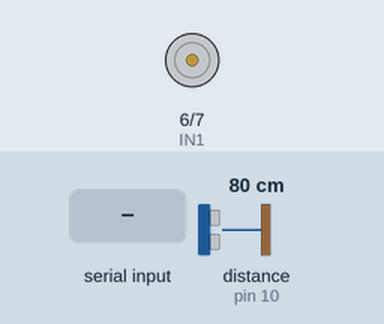
Recording of a sketch running on a simulated Arduino Uno, built with avr-gcc and run on an emulated ATmega328P. Shown: motor-driver pin pairs drawn as motors (green arrow = first pin HIGH = forward, orange = second pin HIGH = backward, longer = more drive, scaled by the enable pin). Wiring (inferred from the names in the program): ultrasonic range finder: trigger pin 9; echo pin 10. The inputs (shaded band) are chosen by the test bench; at power-on: distance to the obstacle (sensor on pin 10) 80 cm. The echo pulse lasts 58.3 µs per cm.

Above: at 1.2 s.
1.3 s: "metal" received over Serial
At 3.0 s:
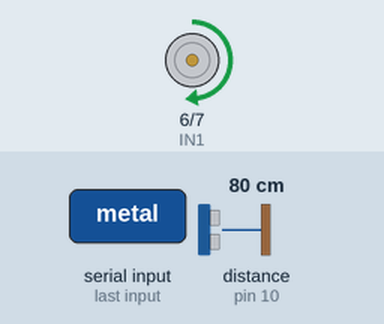
Timing chart, 0 to 5.8 s (numbered marks = the images above; inputs shaded):
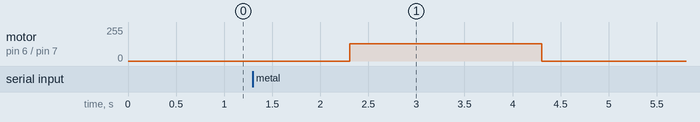

Measured:
- after the input at 1.3 s, motor on pin 6 (IN1) / pin 7 (IN2): stopped → forward 130/255 after 1.0 s, → stopped 2.0 s later

The sketch:

arduinocode.ino
```cpp
#define TRIG_PIN 9
#define ECHO_PIN 10
#define IN1 6
#define IN2 7
#define ENA 5

void setup() {
  Serial.begin(9600);
  pinMode(TRIG_PIN, OUTPUT);
  pinMode(ECHO_PIN, INPUT);
  pinMode(IN1, OUTPUT);
  pinMode(IN2, OUTPUT);
  pinMode(ENA, OUTPUT);
}

void loop() {
  // Ultrasonic sensor for object detection
  digitalWrite(TRIG_PIN, LOW);
  delayMicroseconds(2);
  digitalWrite(TRIG_PIN, HIGH);
  delayMicroseconds(10);
  digitalWrite(TRIG_PIN, LOW);

  long duration = pulseIn(ECHO_PIN, HIGH);
  long distance = (duration / 2) / 29.1;

  if (distance > 0 && distance < 5) {
    Serial.println("Object detected");
    delay(2000);  // Wait before capturing (if needed)
  }

  // Receive classification result from Python
  if (Serial.available() > 0) {
    String result = Serial.readString();
    result.trim();

    if (result == "metal") {
      moveRight();
    } else if (result == "plastic") {
      moveLeft();
    }

    delay(5000);  // Minimum 5 seconds delay before sensing next object
  }
}

void moveRight() {
  digitalWrite(IN1, HIGH);
  digitalWrite(IN2, LOW);
  analogWrite(ENA, 130);  // Control speed
  delay(2000);
  stopMotor();
}

void moveLeft() {
  digitalWrite(IN1, LOW);
  digitalWrite(IN2, HIGH);
  analogWrite(ENA, 130);
  delay(2000);
  stopMotor();
}

void stopMotor() {
  digitalWrite(IN1, LOW);
  digitalWrite(IN2, LOW);
  analogWrite(ENA, 0);
}
```
